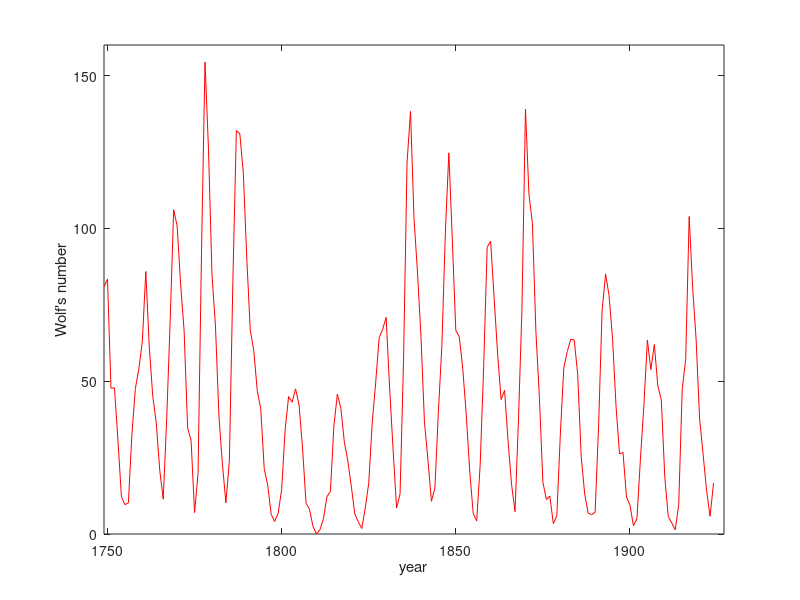
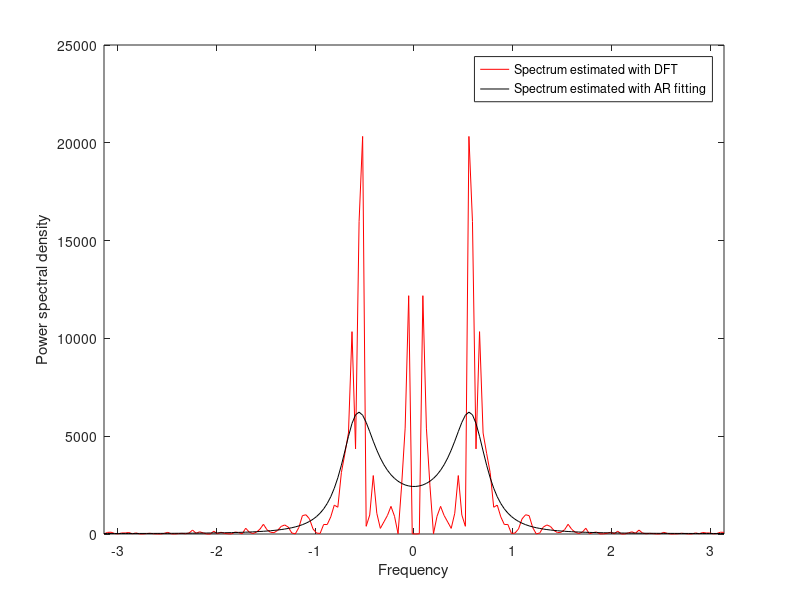

Here is the MATLAB script that generated these plots, in order: (Note: this script raises an error after producing the figures.)
% Octave/Matlab code:
% Autoregressive fit of Wolf's sunspot numbers
% Comparison of the power spectral densities estimates obtained from DFT and AR fit 
clc, clear all
close all
%-------------------------------------------------------------------
% Load data
sunspot_data = load('sunspots.txt');
N = size(sunspot_data,1);
yrs = sunspot_data(:, 1);     % Years
ss  = sunspot_data(:, 2);     % Wolf's sunspot numbers
ssd = ss - mean(ss);          % Detrend the time series

%-------------------------------------------------------------------
% Plot sunspot numbers
figure('name', 'Sunspots'), title('Sunspots'), clf(), plot(yrs, ss, 'r')
%hold on, plot(yrs, sin(0.56*yrs)+mean(ss), 'b')
axis([1749, 1927, 0, 160]), xlabel('year'), ylabel('Wolf''s number')

%-------------------------------------------------------------------
% Estimate the power spectrum by PEM (OLS)
% Sunspots: u(t) = K + A sin(w t + phi) + e(t)
% Detrend:	y(t) = u(t) - E[u(t)]
% AR(2): 	y(t) = a y(t-1) + b y(t-2) + e(t)
Y = ssd(3:N);
Phi = [ssd(2:N-1), ssd(1:N-2)];         % Build the 'data matrix'
theta = pinv(Phi)*Y;                    % Estimate the parameters of the model
resid_var = var(Y - Phi*theta);         % Variance of the residuals
a = theta(1);
b = theta(2);

disp(sprintf('LS estimate of model parameters: a = %5.2f, b = %7.2f', a, b));
disp(sprintf('Variance of the residuals: %5.2f', resid_var));

%-------------------------------------------------------------------
% Estimate the power spectrum by PERIODOGRAM
dft = fft(ssd);                         % Discrete Fourier transform of the signal
dft = [ dft((N/2+1):N); dft(1:N/2); ];  % Interpret second chunk of the DFT as negative frequencies
dft_spectrum = abs(dft).^2./N;          % Periodogram

%-------------------------------------------------------------------
% Plot the spectrum estimates for COMPARISON
frequencies = linspace(-pi, pi, N);     % Frequency scale for plotting
ar_spectrum = resid_var./( 1 + a^2 + b^2 + 2*a*(b-1)*cos(frequencies) - 2*b*cos(2*frequencies) );	% Final step of a computation

figure('name', 'Spectrum Estimate'), title('Spectrum Estimate'), clf();
plot(frequencies, dft_spectrum, 'r'), hold on
plot(frequencies, ar_spectrum, 'k')
legend('Spectrum estimated with DFT', 'Spectrum estimated with AR fitting')
axis([-pi, pi]), xlabel('Frequency'), ylabel('Power spectral density'), hold off

%-------------------------------------------------------------------
% Compute the peak frequency and the phase of the (conjugate) poles of W(z),
% and the corresponding periods in years

freq_peak = acos(a*(b-1)/(4*b));
r = roots([1, -a, -b]);
freq_root = atan2( imag(r(1)), real(r(1)) );

printf('Peak Frequency:\t%5.2f\tCorresponding period (in years): %5.1f\n', freq_peak, 2*pi/freq_peak);
printf('Poles    Phase:\t%5.2f\tCorresponding period (in years): %5.1f\n', freq_root, 2*pi/freq_root);

Ysig = zeros(1:N, 1);
Ysig(1) = ss(1); Ysig(2) = ss(2); % suppose we got the first two datapoints.
for i=3:N
	Ysig(i) = a*Ysig(i-1)+b*Ysig(i-2)+ mean(ss)*rand(1);
end
figure(1), hold on, plot(yrs, Ysig, 'b')
legend('real data', 'AR fitting')

% order 2 is the minimum order such that the transfer function
% can have a pair of complex conjugate poles; a necessary condition for a resonance,
% that is a a “peak” in the power spectrum, and a more or less pronounced
% oscillatory behavior in realizations
